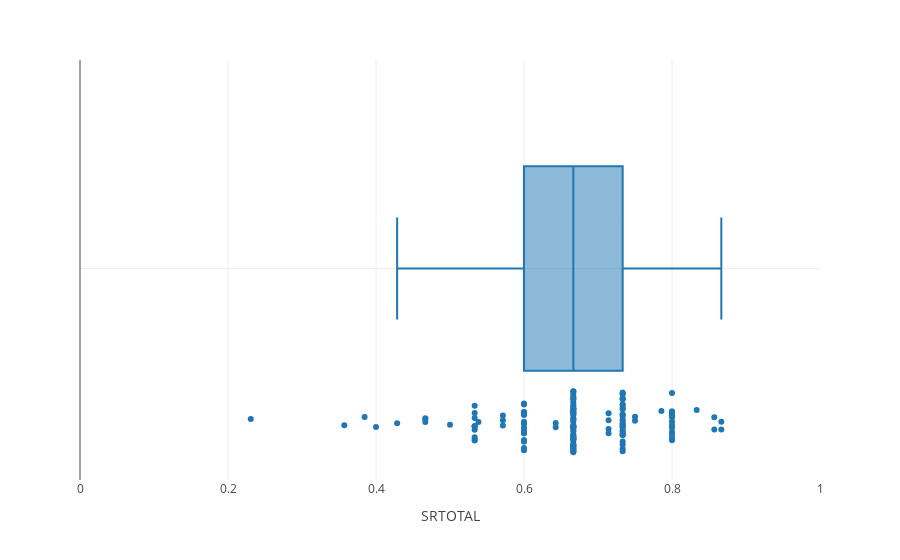

The notebook cell this image was saved under:
### Code cell
fig = px.box(data_frame = df_quality, x='SRTOTAL', points='all',range_x=[0,1])
fig.write_image('qualityassessment/srtotal_boxplot.pdf', width=WIDTH, height=QUARTER_HEIGHT)
fig.show()

mean = np.mean(df_quality['SRTOTAL'])
print(f'mean: {mean}')

std = np.std(df_quality['SRTOTAL'])
print(f'std: {std}')

variance = np.var(df_quality['SRTOTAL'])
print(f'variance: {variance}')

min = np.min(df_quality['SRTOTAL'])
print(f'min: {min}')

max = np.max(df_quality['SRTOTAL'])
print(f'max: {max}')

median = np.median(df_quality['SRTOTAL'])
print(f'median: {median}')

### Figure 1 — Plotly figure (JSON) as saved in the notebook; plotly's stock layout.template omitted (floating-point values rounded to 4 significant figures; data arrays with more than 128 entries replaced by an {"elided": "..."} marker saying what was removed)
{"data": [{"alignmentgroup": "True", "boxpoints": "all", "hovertemplate": "SRTOTAL=%{x}<extra></extra>", "legendgroup": "", "marker": {"color": "#1F77B4"}, "name": "", "notched": false, "offsetgroup": "", "orientation": "h", "showlegend": false, "type": "box", "x": {"elided": "149 float values"}, "x0": " ", "xaxis": "x", "y0": " ", "yaxis": "y"}], "layout": {"boxmode": "group", "legend": {"tracegroupgap": 0}, "margin": {"t": 60}, "xaxis": {"anchor": "y", "domain": [0, 1], "range": [0, 1], "title": {"text": "SRTOTAL"}}, "yaxis": {"anchor": "x", "domain": [0, 1]}}}
